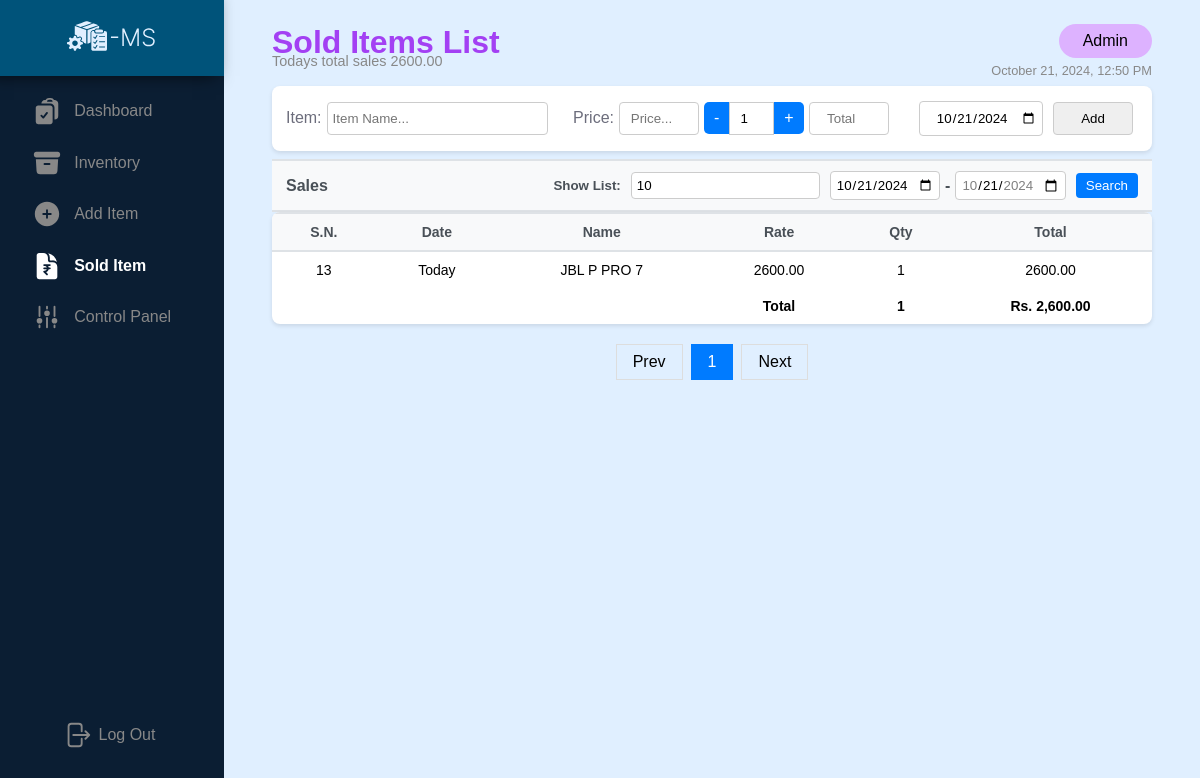
The app's page /Admin/Sold/sold.php?page=1&listLimit=10&startDate=2024-10-21&endDate=2024-10-21 (signed in) with its own data.
### tables this page shows
CREATE TABLE `sold` (
  `transaction_id` int(11) NOT NULL,
  `item_id` int(11) DEFAULT NULL,
  `sold_date` date NOT NULL,
  `sold_item_title` varchar(100) NOT NULL,
  `sold_price` decimal(11,2) NOT NULL,
  `sold_qty` int(11) NOT NULL,
  `sold_total` decimal(11,2) NOT NULL
);

### Admin/Sold/soldTable.php (the view)
<?php
if (isset($_GET['startDate']) && isset($_GET['endDate'])) {
    $startDate = $_GET['startDate'];
    $endDate = $_GET['endDate'];
} else {
    $startDate = date('Y-m-d');
    $endDate = date('Y-m-d');
}
echo "<tbody>";
$sql = "SELECT COUNT(*) as total_count, SUM(sold_total) as total_sum FROM sold where sold_date BETWEEN '$startDate' AND '$endDate'";
$result = mysqli_query($conn, $sql);
$summary = mysqli_fetch_assoc($result);
$total_count = $summary['total_count'];
$total_sum = $summary['total_sum'];
$results_per_page = (isset($_GET['listLimit']) ? $_GET['listLimit'] : 10);
$page = isset($_GET['page']) ? $_GET['page'] : 1;
$start_from = ($page - 1) * $results_per_page;
$sql = "SELECT * FROM sold where sold_date BETWEEN '$startDate' AND '$endDate' LIMIT $start_from, $results_per_page";
$result = mysqli_query($conn, $sql);
if (mysqli_num_rows($result) > 0) {
    while ($row = mysqli_fetch_assoc($result)) {
        echo "<tr>
                    <td>" . $row['transaction_id'] . "</td>
                    <td>" .
            ($row['sold_date'] == date('Y-m-d') ?
                "Today" : ($row['sold_date'] == date('Y-m-d', strtotime("-1 days")) ?
                    "Yesterday" : $row['sold_date']))
            . "</td>
                    <td>" . $row['sold_item_title'] . "</td>
                    <td>" . $row['sold_price'] . "</td>
                    <td>" . $row['sold_qty'] . "</td>
                    <td>" . $row['sold_total'] . "</td>
                </tr>";
    }
} else
    echo "<tr><td colspan='6'>No sales today</td></tr>";
echo "
        </tbody>
        <tfoot>
            <tr class='total-row'>
                <td colspan='3'></td>
                <td><strong>Total</strong></td>
                <td><strong>" . $total_count . "</strong></td>
                <td><strong>Rs. " . number_format($total_sum, 2) . "</strong></td>
            </tr>
        </tfoot>
        ";
?>

### util.css (style rules this page uses)
:root { --login-bgcolor: #e0efff; --login-color: #0b1e33; --nav-color: #0b1e33; --text-color: #888888; --logo-bgcolor: #00537a; --bgcolor: #e0efff; --admin-cta-color: #ddb2ff; --price-color: #08b037; }
* { margin: 0; padding: 0; box-sizing: border-box; font-family: "Poppins", sans-serif; }
html, body { height: 100%; width: 100%; }

### Admin/adminRoot.css (style rules this page uses)
:root { --selected-color: white; --primary-color: #a340f3; --secondary-color: #663399; --delete-color: #ff4329; }

### Admin/Sold/soldForAatish.css (style rules this page uses)
th, td { padding: 10px 14px; text-align: center; border-bottom: 1px solid #e0e0e0; }
tr:last-child td { border-bottom: none; }

### records on screen
sold: transaction_id "13", sold_date "Today", sold_item_title "JBL P PRO 7", sold_price "2600.00", sold_qty "1", sold_total "2600.00"

### other values on screen
$total[0] "2600.00"
$total_count "1"
$total_sum "2,600.00"
